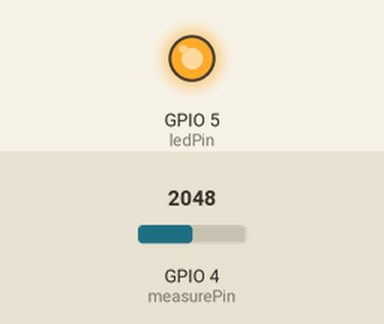
This sketch was run on a simulated ESP32-S3. Parts: output pins drawn as LEDs (lit = HIGH). The inputs (shaded band) are chosen by the test bench; at power-on: GPIO 4 (measurePin) = 2048 (analog values on the 0–4095 scale). What the sketch prints to the serial monitor is not drawn.

Above: at 0.1 s.
Timing chart, 0 to 1.6 s (numbered marks = the images above):
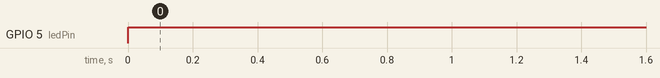

Measured:
- by itself, GPIO 5 (ledPin): LOW → HIGH at 0.00 s

The sketch:

GP2Y10.ino
```cpp
/*
 * GP2Y10 Dust Sensor for ESP32-S3
 * Vout Pin: GPIO 4 (Analog)
 * LED Pin:  GPIO 5 (Digital)
 */

const int measurePin = 4;
const int ledPin = 5;

// Timing (from Sharp datasheet)
const int samplingTime = 280; // Pulse width (microseconds)
const int deltaTime = 40;     // Measurement window
const int sleepTime = 9680;   // Wait time for 10ms cycle

void setup() {
  Serial.begin(115200);
  pinMode(ledPin, OUTPUT);
  digitalWrite(ledPin, HIGH); // Start with LED OFF (Active Low)

  // Configure ADC for ESP32-S3
  analogReadResolution(12);
  analogSetAttenuation(ADC_11db); // Range up to ~3.1V

  Serial.println("GP2Y10 Sensor Test Initialized...");
}

void loop() {
  // 1. Trigger Pulse
  digitalWrite(ledPin, LOW); // Turn on LED
  delayMicroseconds(samplingTime);

  // 2. Sample Voltage
  int rawValue = analogRead(measurePin);

  // 3. Complete Pulse Cycle
  delayMicroseconds(deltaTime);
  digitalWrite(ledPin, HIGH); // Turn off LED
  delayMicroseconds(sleepTime);

  // 4. Calculations
  // Assuming 3.3V reference for ESP32-S3
  float voltage = rawValue * (3.3 / 4095.0);

  // Standard Sharp conversion:
  // Dust Density (mg/m3) = 0.17 * voltage - 0.1
  float dustDensity = (0.17 * voltage) - 0.1;

  // Clean up display for low values
  if (dustDensity < 0) dustDensity = 0;

  // 5. Output
  Serial.print("Raw: ");
  Serial.print(rawValue);
  Serial.print(" \tVoltage: ");
  Serial.print(voltage, 3);
  Serial.print("V \tDensity: ");
  Serial.print(dustDensity, 4);
  Serial.println(" mg/m^3");

  delay(1000); // Wait 1 second between updates
}
```
